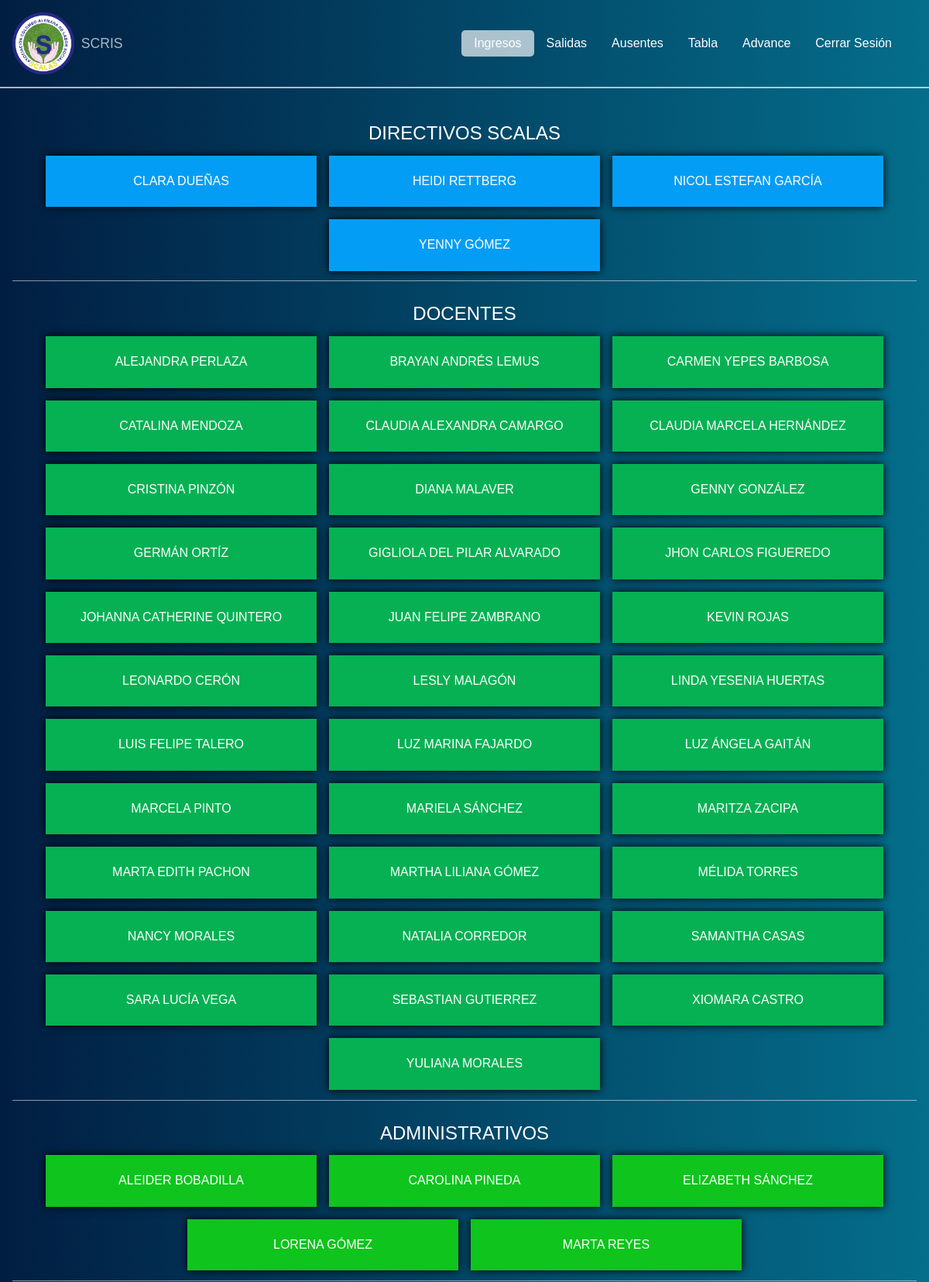
The page /inicio.php (signed in, upper part) on the database its author committed.
### tables this page shows
CREATE TABLE "funcionarios" (
  "id" integer NOT NULL PRIMARY KEY AUTOINCREMENT,
  "nombre" text NOT NULL,
  "dependencia" text NOT NULL,
  "direccion" text NOT NULL,
  "asignatura" text NOT NULL,
  "placa" text NOT NULL,
  "observaciones" text NOT NULL
);

### inicio.php (the view, shortened to what this page needs)
<!DOCTYPE html>
<html lang="es">
<head>
    <link rel="stylesheet" href="css/normalize.css">
    <link rel="stylesheet" href="css/inicio.css">
</head>
<body>
    <header class="header">
        <div class="logo">
            <img src="img/logo.png" alt="">
            <h1>
                SCRIS
            </h1>
        </div>
        <nav class="nav">
            <a href="inicio.php" class="link__nav link__nav--active">Ingresos</a>
            <a href="salidas.php" class="link__nav">Salidas</a>
            <a href="ausentes.php" class="link__nav">Ausentes</a>
            <a href="tabla.php" class="link__nav">Tabla</a>
            <a href="avanzado.php" class="link__nav">Advance</a>
            <a href="cerrar.php" class="link__nav">Cerrar Sesión</a>
        </nav>
    </header>
    <section class="section">
        <div class="flex">
            <?php
            $directivos = "";
            $docentes = "";
            $serviciosGenerales = "";
            $administrativos = "";
            $funcionarioCafeteria = "";
            $seguridad = "";
            $mensajeria = "";
             $psicologia = "";
            $funcionarioExterno = "";
            $fecha_hoy = date("Y/m/d");
            $ruta = 'db/scris.db';
            $conexion = conectar($ruta);
            $sql = "SELECT * FROM funcionarios ORDER BY nombre ASC";
            $resultado = $conexion->query($sql);
            while ($fila = $resultado->fetch()) {
                $nombre = $fila['nombre'];
                $dependencia = $fila['dependencia'];
                $sql2 = "SELECT * FROM tabla WHERE fecha = '$fecha_hoy' AND nombre = '$nombre' AND (status = '1' OR status = '3' OR status = '4')";
                $resultado2 = $conexion->query($sql2);
                $fila2 = $resultado2->fetch();
                if ($fila2 == null) {
                    if ($dependencia == "DIRECTIVO") {
                        $directivos .= '<button class="btn__funcionario directivo">' . $nombre . '</button>';
                    } else if ($dependencia == "DOCENTE") {
                        $docentes .= '<button class="btn__funcionario docente">' . $nombre . '</button>';
                    } else if ($dependencia == "SERVICIOS GENERALES") {
                        $serviciosGenerales .= '<button class="btn__funcionario sg">' . $nombre . '</button>';
                    } else if ($dependencia == "ADMINISTRATIVO") {
                        $administrativos .= '<button class="btn__funcionario administrativo">' . $nombre . '</button>';
                    } else if ($dependencia == "FUNCIONARIO CAFETERÍA") {
                        $funcionarioCafeteria .= '<button class="btn__funcionario fc">' . $nombre . '</button>';
                    } else if ($dependencia == "SEGURIDAD") {
                        $seguridad .= '<button class="btn__funcionario seguridad">' . $nombre . '</button>';
                    } else if ($dependencia == "MENSAJERÍA") {
                        $mensajeria .= '<button class="btn__funcionario mensajeria">' . $nombre . '</button>';
                    } else if ($dependencia == "FUNCIONARIO EXTERNO") {
                        $funcionarioExterno .= '<button class="btn__funcionario fe">' . $nombre . '</button>';
                    } else if ($dependencia == "PSICOLOGÍA") {
                        $psicologia .= '<button class="btn__funcionario psicologia">' . $nombre . '</button>';
                    }
                }
            }
            if ($directivos != "") {
                echo '<div class="funcionarios">
                <h2>Directivos SCALAS</h2>
                <div class="funcionarios__lista">
                    ' . $directivos . '
                </div>
            </div>';
            }
            if ($docentes != "") {
                echo '<div class="funcionarios">
                <h2>Docentes</h2>
                <div class="funcionarios__lista">
                    ' . $docentes . '
                </div>
            </div>';
            }
            if ($administrativos != "") {
                echo '<div class="funcionarios">
                <h2>Administrativos</h2>
                <div class="funcionarios__lista">
                    ' . $administrativos . '
                </div>
            </div>';
            }
            ?>
        </div>
    </section>
</body>
</html>

### css/inicio.css (style rules this page uses)
body { background: linear-gradient(to right, #011e42, #046e8b); }
.header { display: flex; justify-content: space-between; align-items: center; padding: 1em; border-bottom: 2px solid rgba(255, 255, 255, 0.6666666667); }
.header .logo { display: flex; align-items: center; }
.header .logo img { width: 80%; max-width: 80px; }
.header .logo h1 { color: rgba(255, 255, 255, 0.6666666667); font-size: 1.1em; margin-left: 0.5em; font-weight: 300; }
.header .nav { display: flex; align-items: center; margin-right: 1em; }
.header .nav .link__nav { display: inline-block; padding: 0.5em 1em; text-decoration: none; color: #fff; border-radius: 5px; }
.header .nav .link__nav--active { background: rgba(255, 255, 255, 0.6666666667); }
.section { padding: 1em; margin-bottom: 1em; }
.section .funcionarios { margin-top: 1em; border-bottom: 1px solid rgba(255, 255, 255, 0.5333333333); padding: 0.3em; }
.section .funcionarios h2 { text-align: center; font-size: 1.5em; font-weight: 300; padding: 0.3em; color: #fff; text-transform: uppercase; }
.section .funcionarios .funcionarios__lista { display: flex; width: 100%; justify-content: center; flex-wrap: wrap; }
.section .funcionarios .funcionarios__lista .btn__funcionario { display: inline-block; width: 350px; padding: 1.5em; border: none; outline: none; cursor: pointer; box-shadow: 0 0 10px #000; margin: 0.5em; color: #fff; }
.section .funcionarios .directivo { background-color: #049df5; }
.section .funcionarios .docente { background-color: #06b153; }
.section .funcionarios .administrativo { background-color: #0ec41d; }

### rows shown on the page
funcionarios: nombre "CLARA DUEÑAS"
funcionarios: nombre "HEIDI RETTBERG"
funcionarios: nombre "NICOL ESTEFAN GARCÍA"
funcionarios: nombre "YENNY GÓMEZ"
funcionarios: nombre "ALEJANDRA PERLAZA"
funcionarios: nombre "BRAYAN ANDRÉS LEMUS"
funcionarios: nombre "CARMEN YEPES BARBOSA"
funcionarios: nombre "CATALINA MENDOZA"
funcionarios: nombre "CLAUDIA ALEXANDRA CAMARGO"
funcionarios: nombre "CLAUDIA MARCELA HERNÁNDEZ"
funcionarios: nombre "CRISTINA PINZÓN"
funcionarios: nombre "DIANA MALAVER"
funcionarios: nombre "GENNY GONZÁLEZ"
funcionarios: nombre "GERMÁN ORTÍZ"
funcionarios: nombre "GIGLIOLA DEL PILAR ALVARADO"
funcionarios: nombre "JHON CARLOS FIGUEREDO"
funcionarios: nombre "JOHANNA CATHERINE QUINTERO"
funcionarios: nombre "JUAN FELIPE ZAMBRANO"
funcionarios: nombre "KEVIN ROJAS"
funcionarios: nombre "LEONARDO CERÓN"
funcionarios: nombre "LESLY MALAGÓN"
funcionarios: nombre "LINDA YESENIA HUERTAS"
funcionarios: nombre "LUIS FELIPE TALERO"
funcionarios: nombre "LUZ MARINA FAJARDO"
funcionarios: nombre "LUZ ÁNGELA GAITÁN"
funcionarios: nombre "MARCELA PINTO"
funcionarios: nombre "MARIELA SÁNCHEZ"
funcionarios: nombre "MARITZA ZACIPA"
funcionarios: nombre "MARTA EDITH PACHON"
funcionarios: nombre "MARTHA LILIANA GÓMEZ"
funcionarios: nombre "MÉLIDA TORRES"
funcionarios: nombre "NANCY MORALES"
funcionarios: nombre "NATALIA CORREDOR"
funcionarios: nombre "SAMANTHA CASAS"
funcionarios: nombre "SARA LUCÍA VEGA"
funcionarios: nombre "SEBASTIAN GUTIERREZ"
funcionarios: nombre "XIOMARA CASTRO"
funcionarios: nombre "YULIANA MORALES"
funcionarios: nombre "ALEIDER BOBADILLA"
funcionarios: nombre "CAROLINA PINEDA"
funcionarios: nombre "ELIZABETH SÁNCHEZ"
funcionarios: nombre "LORENA GÓMEZ"
funcionarios: nombre "MARTA REYES"
